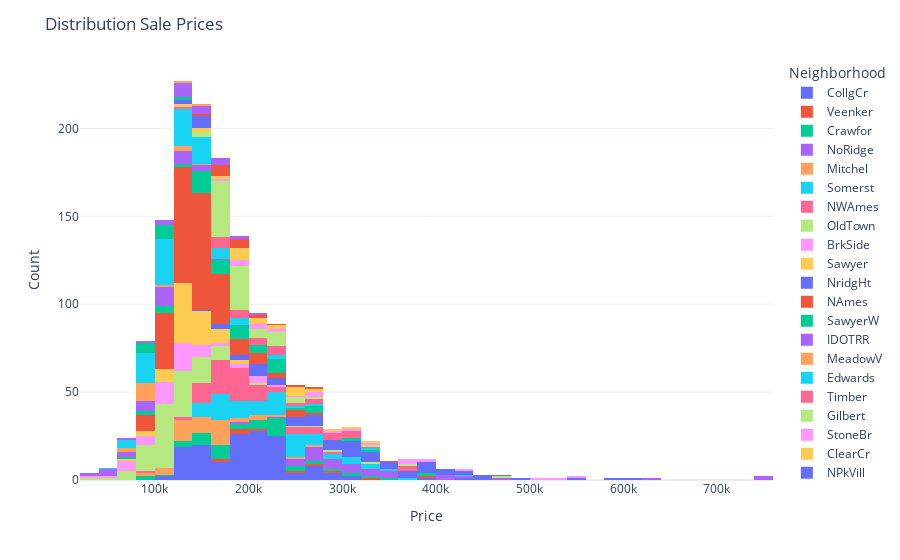

Notebook source saved alongside this figure:
### Markdown cell above
### 📊 Histogram of Target Variable

### Code cell
hist = px.histogram(
    train,
    x="SalePrice",
    nbins=50,
    color="Neighborhood",
)

hist.update_layout(
    title="Distribution Sale Prices",
    xaxis_title="Price",
    yaxis_title="Count",
    template="plotly_white",
)

hist.show()

### Figure 1 — Plotly figure (JSON) as saved in the notebook; plotly's stock layout.template omitted (floating-point values rounded to 4 significant figures; data arrays with more than 128 entries replaced by an {"elided": "..."} marker saying what was removed)
{"data": [{"bingroup": "x", "hovertemplate": "Neighborhood=CollgCr<br>SalePrice=%{x}<br>count=%{y}<extra></extra>", "legendgroup": "CollgCr", "marker": {"color": "#636efa", "pattern": {"shape": ""}}, "name": "CollgCr", "nbinsx": 50, "orientation": "v", "showlegend": true, "type": "histogram", "x": {"elided": "150 int values"}, "xaxis": "x", "yaxis": "y"}, {"bingroup": "x", "hovertemplate": "Neighborhood=Veenker<br>SalePrice=%{x}<br>count=%{y}<extra></extra>", "legendgroup": "Veenker", "marker": {"color": "#EF553B", "pattern": {"shape": ""}}, "name": "Veenker", "nbinsx": 50, "orientation": "v", "showlegend": true, "type": "histogram", "x": [181500, 385000, 162500, 324000, 245500, 165000, 270000, 187000, 218000, 194000, 294000], "xaxis": "x", "yaxis": "y"}, {"bingroup": "x", "hovertemplate": "Neighborhood=Crawfor<br>SalePrice=%{x}<br>count=%{y}<extra></extra>", "legendgroup": "Crawfor", "marker": {"color": "#00cc96", "pattern": {"shape": ""}}, "name": "Crawfor", "nbinsx": 50, "orientation": "v", "showlegend": true, "type": "histogram", "x": [140000, 163500, 217000, 259500, 200100, 315000, 311500, 235000, 158500, 157000, 177000, 239000, 90350, 188700, 289000, 96500, 234000, 200624, 217500, 359100, 149000, 137500, 257500, 222000, 164000, 189950, 250000, 145000, 145000, 160000, 165000, 119750, 220000, 219500, 174500, 230000, 224000, 239000, 154900, 392500, 138887, 230000, 381000, 139000, 177500, 335000, 177000, 275000, 223000, 191000, 266500], "xaxis": "x", "yaxis": "y"}, {"bingroup": "x", "hovertemplate": "Neighborhood=NoRidge<br>SalePrice=%{x}<br>count=%{y}<extra></extra>", "legendgroup": "NoRidge", "marker": {"color": "#ab63fa", "pattern": {"shape": ""}}, "name": "NoRidge", "nbinsx": 50, "orientation": "v", "showlegend": true, "type": "histogram", "x": [250000, 260000, 290000, 403000, 290000, 260000, 280000, 258000, 315000, 430000, 265000, 315750, 248000, 268000, 350000, 402000, 221000, 755000, 341000, 260400, 290000, 337000, 269790, 336000, 348000, 310000, 248000, 325000, 625000, 285000, 745000, 262000, 301500, 290000, 302000, 333168, 190000, 410000, 466500, 340000, 271000], "xaxis": "x", "yaxis": "y"}, {"bingroup": "x", "hovertemplate": "Neighborhood=Mitchel<br>SalePrice=%{x}<br>count=%{y}<extra></extra>", "legendgroup": "Mitchel", "marker": {"color": "#FFA15A", "pattern": {"shape": ""}}, "name": "Mitchel", "nbinsx": 50, "orientation": "v", "showlegend": true, "type": "histogram", "x": [143000, 239686, 129500, 153500, 171000, 173000, 171500, 124500, 201000, 142500, 156000, 215000, 206300, 113000, 188000, 164000, 134000, 129500, 170000, 138000, 147000, 160000, 162000, 135000, 165500, 146800, 271000, 132250, 131000, 150900, 143000, 172000, 126000, 240000, 115000, 93500, 196000, 171000, 119500, 168000, 165000, 169900, 130000, 139000, 130500, 112000, 160000, 157900, 84500], "xaxis": "x", "yaxis": "y"}, {"bingroup": "x", "hovertemplate": "Neighborhood=Somerst<br>SalePrice=%{x}<br>count=%{y}<extra></extra>", "legendgroup": "Somerst", "marker": {"color": "#19d3f3", "pattern": {"shape": ""}}, "name": "Somerst", "nbinsx": 50, "orientation": "v", "showlegend": true, "type": "histogram", "x": [307000, 249700, 172500, 245000, 164500, 250000, 176000, 254900, 177000, 311872, 252678, 262500, 207500, 266000, 185000, 244600, 164700, 239000, 270000, 340000, 187750, 241000, 339750, 222000, 210000, 263435, 226700, 208300, 176000, 263000, 146000, 151000, 168500, 226000, 370878, 205950, 423000, 227875, 148800, 196000, 172500, 179400, 215200, 264132, 225000, 227680, 232600, 147400, 151000, 250580, 303477, 328900, 255000, 173733, 320000, 253000, 155000, 182000, 165000, 199900, 197000, 232000, 252000, 197000, 160000, 235128, 171900, 174000, 290000, 229456, 214000, 248328, 186500, 183900, 232000, 208900, 147000, 227000, 177500, 144152, 216000, 250000, 282922, 310000, 287090, 185000], "xaxis": "x", "yaxis": "y"}, {"bingroup": "x", "hovertemplate": "Neighborhood=NWAmes<br>SalePrice=%{x}<br>count=%{y}<extra></extra>", "legendgroup": "NWAmes", "marker": {"color": "#FF6692", "pattern": {"shape": ""}}, "name": "NWAmes", "nbinsx": 50, "orientation": "v", "showlegend": true, "type": "histogram", "x": [200000, 205000, 190000, 181000, 174000, 190000, 179900, 241500, 175500, 235000, 175000, 260000, 187500, 202500, 190000, 215000, 175500, 190000, 175000, 158000, 213250, 229000, 148000, 240000, 165150, 82500, 152000, 197900, 140000, 165000, 157000, 299800, 196500, 161500, 181000, 152000, 250000, 207500, 175000, 176000, 197500, 272000, 195000, 185000, 136905, 227000, 173000, 278000, 180000, 154000, 145000, 157000, 205000, 197500, 185000, 153500, 170000, 178000, 185750, 162000, 197900, 143000, 162900, 167900, 135000, 262500, 170000, 250000, 215000, 179900, 182900, 197000, 210000], "xaxis": "x", "yaxis": "y"}, {"bingroup": "x", "hovertemplate": "Neighborhood=OldTown<br>SalePrice=%{x}<br>count=%{y}<extra></extra>", "legendgroup": "OldTown", "marker": {"color": "#B6E880", "pattern": {"shape": ""}}, "name": "OldTown", "nbinsx": 50, "orientation": "v", "showlegend": true, "type": "histogram", "x": [129900, 113000, 140000, 80000, 107400, 110000, 133900, 100000, 115000, 87000, 125000, 103200, 152000, 128500, 100000, 200000, 475000, 135000, 104000, 112000, 110000, 107000, 110500, 79000, 137000, 97000, 130000, 73000, 295000, 119900, 178000, 126175, 105900, 109000, 115000, 135000, 79900, 116000, 120000, 110000, 98000, 161000, 89471, 155000, 160000, 91300, 124500, 161000, 106250, 125000, 112500, 131500, 325000, 114504, 124000, 144000, 93000, 87000, 109500, 108480, 140000, 159500, 163000, 132000, 265979, 96500, 128000, 139000, 107900, 106000, 93000, 153500, 157500, 153900, 66500, 124900, 37900, 117000, 168000, 86000, 85000, 87000, 90000, 110500, 170000, 117000, 140000, 117500, 116900, 143000, 115000, 120000, 95000, 125000, 144000, 129500, 122000, 107500, 147000, 256000, 52500, 108500, 122000, 105000, 157000, 136000, 163000, 105000, 125500, 122500, 119000, 64500, 149700], "xaxis": "x", "yaxis": "y"}, {"bingroup": "x", "hovertemplate": "Neighborhood=BrkSide<br>SalePrice=%{x}<br>count=%{y}<extra></extra>", "legendgroup": "BrkSide", "marker": {"color": "#FF97FF", "pattern": {"shape": ""}}, "name": "BrkSide", "nbinsx": 50, "orientation": "v", "showlegend": true, "type": "histogram", "x": [118000, 132000, 68500, 114500, 127000, 105000, 115000, 127000, 76500, 205000, 153575, 214500, 140200, 145000, 100000, 119000, 162900, 110000, 184000, 159000, 128000, 39300, 210000, 113000, 133000, 130000, 79500, 60000, 141500, 89000, 52000, 129000, 100000, 223500, 109500, 88000, 79900, 116500, 167500, 85500, 121600, 128000, 102000, 144000, 149000, 117000, 80500, 127500, 180500, 132500, 72500, 82500, 134900, 131000, 137500, 120000, 207000, 121000], "xaxis": "x", "yaxis": "y"}, {"bingroup": "x", "hovertemplate": "Neighborhood=Sawyer<br>SalePrice=%{x}<br>count=%{y}<extra></extra>", "legendgroup": "Sawyer", "marker": {"color": "#FECB52", "pattern": {"shape": ""}}, "name": "Sawyer", "nbinsx": 50, "orientation": "v", "showlegend": true, "type": "histogram", "x": [129500, 144000, 90000, 154000, 149350, 127000, 136500, 139000, 180000, 125000, 172500, 143900, 125000, 151000, 122000, 108000, 150000, 149500, 62383, 132500, 132500, 130000, 158000, 121500, 164500, 137000, 118500, 135000, 168000, 128500, 138500, 109900, 130500, 131400, 108000, 142000, 175000, 158900, 134900, 142500, 143500, 128000, 171000, 170000, 127000, 131500, 129000, 148000, 172500, 154500, 165000, 135000, 125500, 132000, 139000, 135000, 155000, 133000, 130000, 140000, 94000, 80000, 129000, 108959, 158000, 148000, 145000, 125000, 112000, 134000, 190000, 137000, 112000, 129000], "xaxis": "x", "yaxis": "y"}, {"bingroup": "x", "hovertemplate": "Neighborhood=NridgHt<br>SalePrice=%{x}<br>count=%{y}<extra></extra>", "legendgroup": "NridgHt", "marker": {"color": "#636efa", "pattern": {"shape": ""}}, "name": "NridgHt", "nbinsx": 50, "orientation": "v", "showlegend": true, "type": "histogram", "x": [345000, 325300, 256300, 306000, 277500, 309000, 319900, 202500, 317000, 372402, 412500, 220000, 325624, 274900, 386250, 318000, 415298, 207500, 360000, 342643, 354000, 284000, 207000, 266000, 154000, 437154, 318061, 426000, 280000, 555000, 250000, 440000, 380000, 326000, 374000, 202665, 402861, 446261, 255500, 284000, 214000, 253293, 451950, 275000, 314813, 209500, 274000, 194700, 254000, 275500, 395000, 485000, 582933, 224000, 385000, 350000, 611657, 285000, 173000, 395192, 337500, 196000, 185850, 335000, 280000, 318000, 230000, 233170, 367294, 175500, 465000, 171750, 281000, 325000, 202500, 315000, 394617], "xaxis": "x", "yaxis": "y"}, {"bingroup": "x", "hovertemplate": "Neighborhood=NAmes<br>SalePrice=%{x}<br>count=%{y}<extra></extra>", "legendgroup": "NAmes", "marker": {"color": "#EF553B", "pattern": {"shape": ""}}, "name": "NAmes", "nbinsx": 50, "orientation": "v", "showlegend": true, "type": "histogram", "x": {"elided": "225 int values"}, "xaxis": "x", "yaxis": "y"}, {"bingroup": "x", "hovertemplate": "Neighborhood=SawyerW<br>SalePrice=%{x}<br>count=%{y}<extra></extra>", "legendgroup": "SawyerW", "marker": {"color": "#00cc96", "pattern": {"shape": ""}}, "name": "SawyerW", "nbinsx": 50, "orientation": "v", "showlegend": true, "type": "histogram", "x": [159000, 144000, 158000, 178000, 118964, 320000, 153900, 141000, 153337, 277000, 194500, 120000, 205000, 173000, 228500, 179200, 225000, 301000, 82000, 125000, 76000, 228000, 275000, 187000, 215000, 316600, 220000, 193500, 143000, 179000, 144000, 175900, 233000, 171000, 189000, 213000, 152000, 236000, 118858, 142953, 238000, 201000, 193000, 184900, 119900, 99500, 262280, 147000, 179900, 239500, 180000, 271900, 107000, 189000, 142500, 179200, 155000, 215000, 257000], "xaxis": "x", "yaxis": "y"}, {"bingroup": "x", "hovertemplate": "Neighborhood=IDOTRR<br>SalePrice=%{x}<br>count=%{y}<extra></extra>", "legendgroup": "IDOTRR", "marker": {"color": "#ab63fa", "pattern": {"shape": ""}}, "name": "IDOTRR", "nbinsx": 50, "orientation": "v", "showlegend": true, "type": "histogram", "x": [139400, 40000, 110000, 101000, 85000, 169500, 115000, 100000, 84500, 120500, 152000, 89500, 87000, 78000, 147000, 67000, 119500, 34900, 108000, 141000, 135000, 55000, 102776, 103000, 109900, 55993, 106500, 35311, 91000, 81000, 127000, 118400, 120500, 68400, 55000, 125500, 125500], "xaxis": "x", "yaxis": "y"}, {"bingroup": "x", "hovertemplate": "Neighborhood=MeadowV<br>SalePrice=%{x}<br>count=%{y}<extra></extra>", "legendgroup": "MeadowV", "marker": {"color": "#FFA15A", "pattern": {"shape": ""}}, "name": "MeadowV", "nbinsx": 50, "orientation": "v", "showlegend": true, "type": "histogram", "x": [129900, 91000, 85000, 134000, 81000, 86000, 115000, 75500, 84500, 75000, 88000, 97000, 80000, 151400, 83500, 127000, 92000], "xaxis": "x", "yaxis": "y"}, {"bingroup": "x", "hovertemplate": "Neighborhood=Edwards<br>SalePrice=%{x}<br>count=%{y}<extra></extra>", "legendgroup": "Edwards", "marker": {"color": "#19d3f3", "pattern": {"shape": ""}}, "name": "Edwards", "nbinsx": 50, "orientation": "v", "showlegend": true, "type": "histogram", "x": [82000, 94750, 83000, 136900, 155000, 130000, 79000, 127500, 243000, 120000, 130000, 140000, 98000, 186000, 113000, 148000, 131000, 82500, 95000, 198500, 61000, 81000, 125000, 119000, 129000, 60000, 126000, 110000, 118000, 127500, 148000, 140000, 184750, 86000, 107500, 108000, 108000, 185000, 118500, 225000, 67000, 85000, 155000, 108000, 167000, 137500, 103600, 123500, 135000, 320000, 179000, 98000, 102000, 107000, 116000, 130500, 157000, 135500, 135000, 145900, 150000, 127500, 110000, 125000, 82000, 100000, 176000, 84000, 139600, 84900, 144500, 91500, 159500, 137500, 112000, 118000, 80000, 149900, 235000, 93000, 104900, 113000, 165400, 99900, 177000, 115000, 140000, 160000, 130000, 119000, 111000, 79000, 100000, 117000, 58500, 105000, 274970, 112000, 145000, 147500], "xaxis": "x", "yaxis": "y"}, {"bingroup": "x", "hovertemplate": "Neighborhood=Timber<br>SalePrice=%{x}<br>count=%{y}<extra></extra>", "legendgroup": "Timber", "marker": {"color": "#FF6692", "pattern": {"shape": ""}}, "name": "Timber", "nbinsx": 50, "orientation": "v", "showlegend": true, "type": "histogram", "x": [170000, 220000, 269500, 228000, 184000, 375000, 228950, 202900, 175000, 204000, 175000, 315000, 224500, 369900, 305000, 335000, 176000, 312500, 187500, 248900, 187500, 201000, 137500, 270000, 214900, 287000, 293077, 315500, 250000, 186700, 265900, 378500, 180000, 283463, 239000, 167500, 281213, 160000], "xaxis": "x", "yaxis": "y"}, {"bingroup": "x", "hovertemplate": "Neighborhood=Gilbert<br>SalePrice=%{x}<br>count=%{y}<extra></extra>", "legendgroup": "Gilbert", "marker": {"color": "#B6E880", "pattern": {"shape": ""}}, "name": "Gilbert", "nbinsx": 50, "orientation": "v", "showlegend": true, "type": "histogram", "x": [177000, 185000, 168500, 174000, 185000, 180000, 244000, 222500, 320000, 183500, 180500, 200000, 216500, 230000, 185000, 141000, 165600, 188500, 192000, 173000, 172400, 179000, 168000, 145000, 181134, 181000, 199900, 172785, 178000, 179665, 175000, 170000, 183200, 230500, 179540, 239900, 236000, 162000, 176000, 194500, 225000, 174000, 169000, 178000, 180000, 240000, 174000, 169990, 222000, 214000, 178900, 160000, 176485, 178000, 187500, 274725, 181000, 188000, 184100, 163900, 259000, 215000, 169000, 173000, 189000, 176000, 219210, 164000, 184000, 190000, 181000, 225000, 176500, 156932, 377500, 193000, 192140, 186500, 175000], "xaxis": "x", "yaxis": "y"}, {"bingroup": "x", "hovertemplate": "Neighborhood=StoneBr<br>SalePrice=%{x}<br>count=%{y}<extra></extra>", "legendgroup": "StoneBr", "marker": {"color": "#FF97FF", "pattern": {"shape": ""}}, "name": "StoneBr", "nbinsx": 50, "orientation": "v", "showlegend": true, "type": "histogram", "x": [438780, 239000, 501837, 286000, 377426, 394432, 212000, 251000, 325000, 319000, 372500, 207500, 392000, 361919, 189000, 275000, 236500, 180000, 538000, 187500, 556581, 213500, 170000, 278000, 260000], "xaxis": "x", "yaxis": "y"}, {"bingroup": "x", "hovertemplate": "Neighborhood=ClearCr<br>SalePrice=%{x}<br>count=%{y}<extra></extra>", "legendgroup": "ClearCr", "marker": {"color": "#FECB52", "pattern": {"shape": ""}}, "name": "ClearCr", "nbinsx": 50, "orientation": "v", "showlegend": true, "type": "histogram", "x": [225000, 180000, 235000, 190000, 211000, 277000, 241500, 192000, 190000, 130000, 134432, 240000, 280000, 256000, 143000, 173000, 302000, 187500, 200000, 155000, 185000, 240000, 244400, 328000, 200500, 161500, 260000, 190000], "xaxis": "x", "yaxis": "y"}, {"bingroup": "x", "hovertemplate": "Neighborhood=NPkVill<br>SalePrice=%{x}<br>count=%{y}<extra></extra>", "legendgroup": "NPkVill", "marker": {"color": "#636efa", "pattern": {"shape": ""}}, "name": "NPkVill", "nbinsx": 50, "orientation": "v", "showlegend": true, "type": "histogram", "x": [128000, 148500, 147000, 140000, 148500, 155000, 146000, 127500, 143750], "xaxis": "x", "yaxis": "y"}, {"bingroup": "x", "hovertemplate": "Neighborhood=Blmngtn<br>SalePrice=%{x}<br>count=%{y}<extra></extra>", "legendgroup": "Blmngtn", "marker": {"color": "#EF553B", "pattern": {"shape": ""}}, "name": "Blmngtn", "nbinsx": 50, "orientation": "v", "showlegend": true, "type": "histogram", "x": [167240, 192500, 192000, 172500, 178740, 234000, 194201, 264561, 160200, 215000, 159895, 181000, 213490, 191000, 174000, 246578, 175900], "xaxis": "x", "yaxis": "y"}, {"bingroup": "x", "hovertemplate": "Neighborhood=BrDale<br>SalePrice=%{x}<br>count=%{y}<extra></extra>", "legendgroup": "BrDale", "marker": {"color": "#00cc96", "pattern": {"shape": ""}}, "name": "BrDale", "nbinsx": 50, "orientation": "v", "showlegend": true, "type": "histogram", "x": [112000, 106000, 94500, 89500, 118000, 85400, 122500, 113000, 88000, 100000, 118000, 106000, 91500, 119500, 125000, 83000], "xaxis": "x", "yaxis": "y"}, {"bingroup": "x", "hovertemplate": "Neighborhood=SWISU<br>SalePrice=%{x}<br>count=%{y}<extra></extra>", "legendgroup": "SWISU", "marker": {"color": "#ab63fa", "pattern": {"shape": ""}}, "name": "SWISU", "nbinsx": 50, "orientation": "v", "showlegend": true, "type": "histogram", "x": [179500, 135900, 140000, 127000, 115000, 155000, 128000, 145000, 200000, 159434, 175000, 139500, 140000, 118500, 102000, 160000, 197000, 136500, 60000, 135000, 130000, 169000, 189000, 91000, 137450], "xaxis": "x", "yaxis": "y"}, {"bingroup": "x", "hovertemplate": "Neighborhood=Blueste<br>SalePrice=%{x}<br>count=%{y}<extra></extra>", "legendgroup": "Blueste", "marker": {"color": "#FFA15A", "pattern": {"shape": ""}}, "name": "Blueste", "nbinsx": 50, "orientation": "v", "showlegend": true, "type": "histogram", "x": [151000, 124000], "xaxis": "x", "yaxis": "y"}], "layout": {"barmode": "relative", "legend": {"title": {"text": "Neighborhood"}, "tracegroupgap": 0}, "margin": {"t": 60}, "title": {"text": "Distribution Sale Prices"}, "xaxis": {"anchor": "y", "domain": [0, 1], "title": {"text": "Price"}}, "yaxis": {"anchor": "x", "domain": [0, 1], "title": {"text": "Count"}}}}
